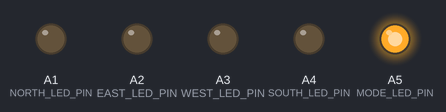
This sketch was run on a simulated Arduino Uno, built with avr-gcc and run on an emulated ATmega328P. Shown: output pins drawn as LEDs (lit = HIGH).

Above: at 0.05 s.
At 0.25 s:
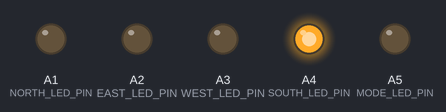
At 0.65 s:
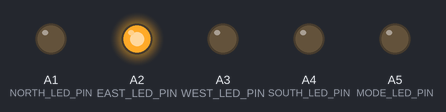
At 1.4 s:
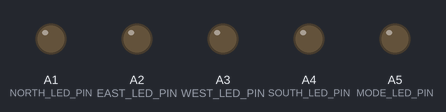
At 2.85 s:
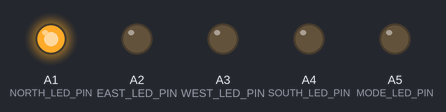
At 4.45 s:
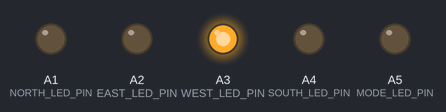
Timing chart, 0 to 4.8 s (numbered marks = the images above):
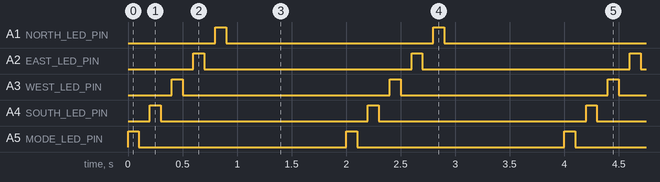

Measured:
- by itself, A1 (NORTH_LED_PIN), A2 (EAST_LED_PIN), A3 (WEST_LED_PIN), A4 (SOUTH_LED_PIN), A5 (MODE_LED_PIN): alternates HIGH for 0.10 s and LOW for 1.9 s
- by itself, everything shown: repeats every 2.0 s, in 10 steps

The sketch:

Led.ino
```cpp
#include <LED.h>

#define MODE_LED_PIN A5
#define SOUTH_LED_PIN A4
#define WEST_LED_PIN A3
#define EAST_LED_PIN A2
#define NORTH_LED_PIN A1

LED mode(MODE_LED_PIN);
LED south(SOUTH_LED_PIN);
LED west(WEST_LED_PIN);
LED east(EAST_LED_PIN);
LED north(NORTH_LED_PIN);

void setup() {
  // put your setup code here, to run once:

}

void loop() {
  // put your main code here, to run repeatedly:
  mode.flashLED();
  south.flashLED();
  west.flashLED();
  east.flashLED();
  north.flashLED();
  delay(1000);
}
```
